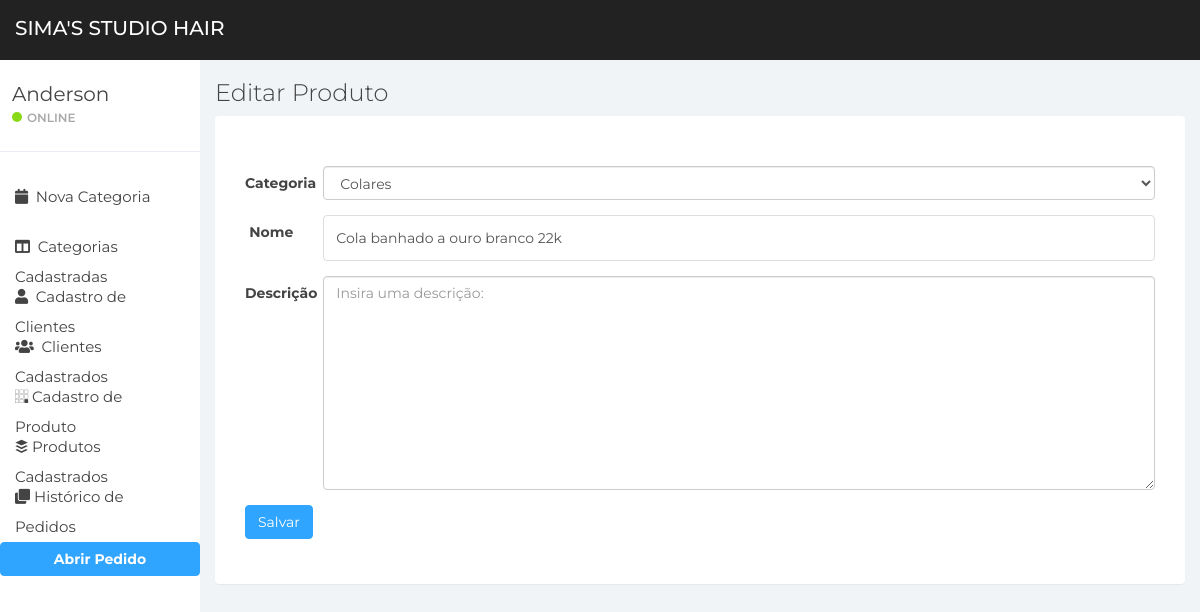
Before: /item/edit-produto/5 (signed in) with the older database file.
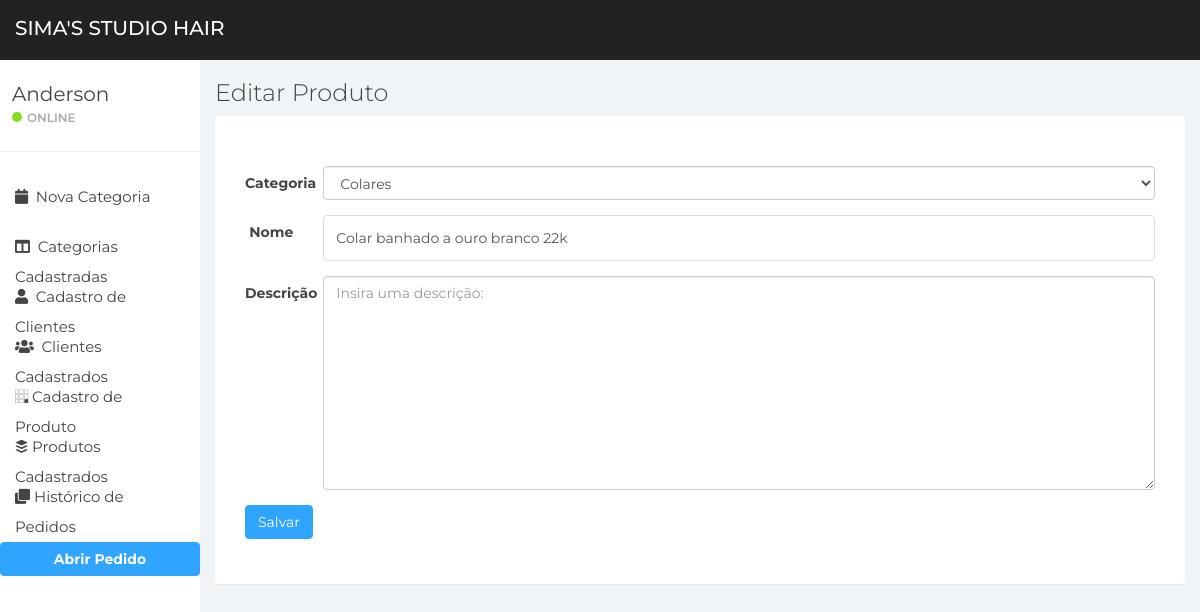
After: the same page with the newer database file.
### apps/item/models.py (models this page shows, shortened)
class Item(models.Model):
    loja = models.ForeignKey(to=Store, on_delete=models.DO_NOTHING, blank=True, null=True)
    categoria = models.ForeignKey(to=Category, on_delete=models.DO_NOTHING)
    nome = models.CharField(max_length=200)
    descricao = models.TextField(max_length=200, blank=True, null=True)
    is_active = models.BooleanField(default=True)
    data = models.DateTimeField(auto_now_add=True)
    class Meta:
        verbose_name = 'Item'
        verbose_name_plural = 'Itens'

### apps/item/views.py (the view, shortened to what this page needs)
# urls.py: path('edit-produto/<int:pk>', views.create_update_item, name="edit-produto"),
def create_update_item(request, pk=None):
    page_title = 'Cadastro de produto' if not pk else 'Editar Produto'
    msg = None
    notification = None
    form = forms.ItemForm()
    item = None
    loja = request.user.loja
    if pk:
        item = models.Item.objects.get(pk=pk, is_active=True)
        if item:
            form = forms.ItemForm(instance=item)
        else:
            msg = 'Nenhum Produto Encontrado'
            notification = 'danger'
    context = {
        'page_title': page_title, 'notification': notification, 'msg': msg, 'form': form
    }
    return render(request, 'cadastro_item.html', context)

### apps/item/forms.py
class ItemForm(forms.ModelForm):
    categoria = forms.ModelChoiceField(
        label='Categoria',
        queryset=Category.objects.filter(is_active=True),
        widget=forms.Select(
            attrs={
                'class': 'form-control'
            }
        )
    )
    nome = forms.CharField(
        label='Nome',
        widget=forms.TextInput(
            attrs={
                'class': 'form-control', 'placeholder': 'Insira um nome: '
            }
        )
    )
    descricao = forms.CharField(
        required=False,
        label='Descrição',
        widget=forms.Textarea(
            attrs={
                'class': 'form-control', 'placeholder': 'Insira uma descrição: '
            }
        )
    )
    class Meta:
        model = Item
        fields = [
            'categoria', 'nome', 'descricao'
        ]

### apps/categoria/models.py (called while the page is built)
    def __str__(self):
        return self.nome

### apps/item/templates/cadastro_item.html (shortened to what this page needs)
{% extends 'base/base.html' %}
{% block content %}
<div class="panel-body">
    <form class="form-horizontal" method="POST">
        <fieldset>
            {% for i in form %}
            <div class="form-group">
                <label class="col-md-1 control-label">{{ i.label }}</label>
                <div class="col-md-11">
                    {{ i }}
                </div>
            </div>
            {% endfor %}
            <div class="form-group">
                <div class="col-md-12">
                    <button type="submit" class="btn btn-primary btn-md pull-left">Salvar</button>
                </div>
            </div>
        </fieldset>
    </form>
</div>
{% endblock %}

Changed rows visible on the page:
changed Item "Colares": nome "Cola banhado a ouro branco 22k" → "Colar banhado a ouro branco 22k"
